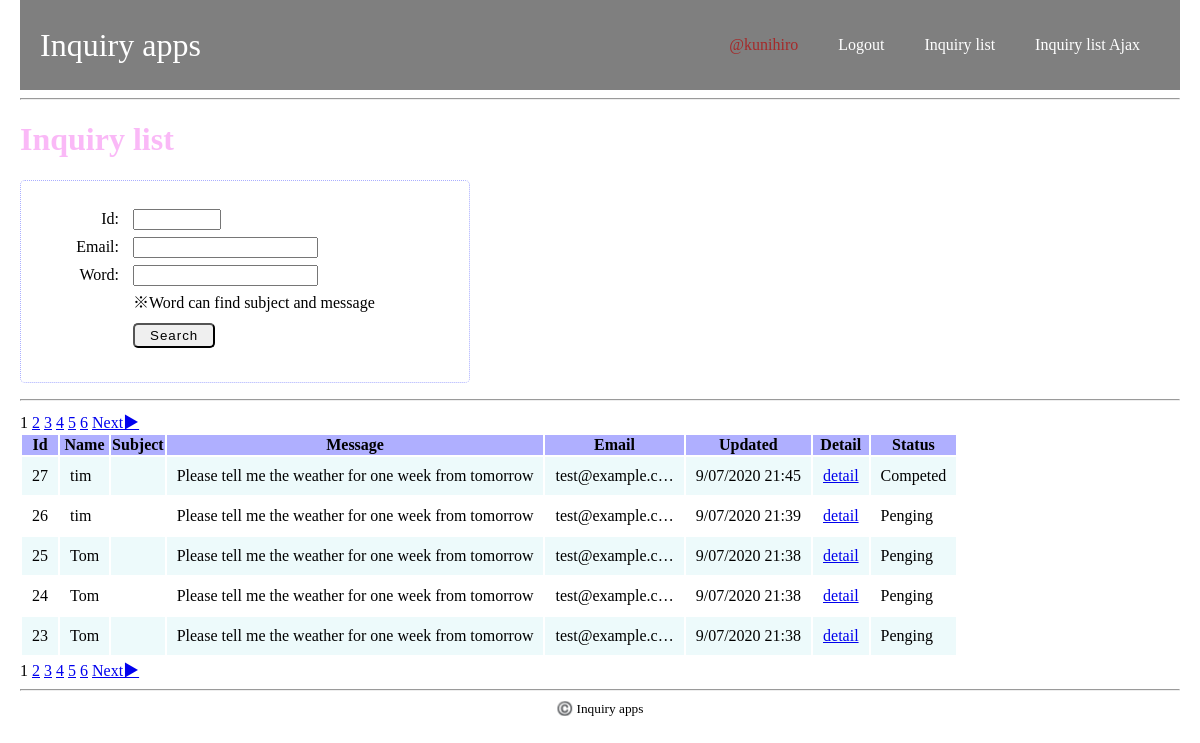
Screenshot of /inquiry/list/ (signed in) with the database file from the repository.
### inquiry_apps/models.py (models this page shows, shortened)
class Inquiry(models.Model):
    class Meta:
        db_table = 'inquiry'
    name = models.CharField(verbose_name='name',
                                max_length=255)
    subject = models.CharField(verbose_name='subject',
                                max_length=255)
    message = models.CharField(verbose_name='message',
                                max_length=500)
    email = models.EmailField(verbose_name='email')
    created_at = models.DateTimeField(verbose_name='created_at',
                                        auto_now_add=True)
    updated_at = models.DateTimeField(verbose_name='updated_at',
                                        auto_now_add=True)
    class InquiryStatus():
        Pending = 0
        Ignore = 1
        Completed = 2
    INQUIRY_STATUS_CHOICES = [
        (InquiryStatus.Pending, 'Pending'),
        (InquiryStatus.Ignore, 'Ignore'),
        (InquiryStatus.Completed, 'Completed'),
    ]
    inquiry_status = models.IntegerField(
        verbose_name='inquiry_status',
        choices=INQUIRY_STATUS_CHOICES,
        default=0
    )

### inquiry_apps/views.py (the view)
# urls.py: path('inquiry/list/', views.inquiry_list, name='inquiry_list'),
@login_required(login_url='/inquiry/login/')
@require_http_methods(['GET'])
def inquiry_list(request):
    qs = Inquiry.objects.order_by('-updated_at')
    form = InquiryFindForm(request.GET)
    if not form.is_valid():
        return render(request, 'inquiry_apps/inquiry_list.html', {'form': form})
    if form.is_valid():
        id_int = form.cleaned_data['id']
        email_str = form.cleaned_data['email']
        page_int = form.cleaned_data['page']
        word_str = form.cleaned_data['word']
    if email_str is not None:
        qs = qs.filter(email__contains=email_str)
    if id_int is not None:
        qs = qs.filter(id=id_int)
    if word_str is not None:
        qs = qs.filter(Q(subject__contains=word_str) |
                        Q(message__contains=word_str))
    next_page_href = _some_page_href(id_int, email_str, page_int+1, word_str)
    prev_page_href = _some_page_href(id_int, email_str, page_int-1, word_str)
    paginator = Paginator(qs, 5)
    try:
        inquiries_page = paginator.page(page_int)
    except EmptyPage:
        raise Http404('Page does not exist')
    context = {
        'form': form,
        'inquiries_page': inquiries_page,
        'search_email': email_str,
        'next_page_href': next_page_href,
        'prev_page_href': prev_page_href,
    }
    template = loader.get_template('inquiry_apps/inquiry_list.html')
    return HttpResponse(template.render(context, request))

### inquiry_apps/forms.py
class InquiryFindForm(forms.Form):
    id = forms.IntegerField(required=False,
                                min_value=1,
                                max_value=100000)
    email = forms.CharField(required=False,
                                max_length=255)
    page = forms.IntegerField(required=False,
                                max_value=10000,
                                min_value=1,)
    word = forms.CharField(required=False,
                            max_length=1000)
    def clean(self):
        cleaned_data = super().clean()
        return cleaned_data
    def clean_id(self):
        find_id = self.cleaned_data['id']
        return find_id
    def clean_email(self):
        email = self.cleaned_data['email']
        return email
    def clean_page(self):
        page =self.cleaned_data['page']
        if page == None:
            page = 1
        return page
    def clean_word(self):
        word = self.cleaned_data['word']
        return word

### inquiry_apps/views.py (called while the page is built)
def _some_page_href(id, email, current_page, word):
    params = []
    if id:
        params.append('id=%s' % urllib.parse.quote(str(id)))
    if email:
        params.append('email=%s' % urllib.parse.quote(email))
    if current_page:
        params.append('page=%s' % urllib.parse.quote(str(current_page)))
    if word:
        params.append('word=%s' % urllib.parse.quote(word))
    return '?' + '&'.join(params)

### inquiry_apps/templates/inquiry_apps/inquiry_list.html (shortened to what this page needs)
{% extends 'inquiry_apps/base.html' %}
{% block content %}
<h1>Inquiry list</h1>
<form method="get">
    <ul class="search_inquiry_form">
        <li>
            <label for="id">Id:</label>
            <span class="input_field">{{ form.id }}{{ form.id.errors }}</span>
        </li>
        <li>
            <label for="">Email:</label>
            <span class="input_field">{{ form.email }}{{ form.email.erros }}</span>
        </li>
        <li>
            <label for="">Word:</label>
            <span class="input_field">{{ form.word }}{{ form.word.erros }}</span>
        </li>
        <li>
            <span>※Word can find subject and message</span>
        </li>
        <li>
            <button type="submit" class="btn">Search</button>
        </li>
    </ul>
</form>
<hr>
{% for num in inquiries_page.paginator.page_range %}
{% if inquiries_page.number == num %}
<span>{{ num }}</span>
{% else %}
<a href="?email={{ search_email }}&page={{ num }}">{{ num }}</a>
{% endif %}
{% endfor %}
{% if inquiries_page.has_next %}
<a href="{{ next_page_href }}">Next▶︎</a>
{% endif %}
<table class="inquiry_list_table">
    <thead>
        <tr>
            <th>Id</th>
            <th>Name</th>
            <th>Subject</th>
            <th>Message</th>
            <th>Email</th>
            <th>Updated</th>
            <th>Detail</th>
            <th>Status</th>
        </tr>
    </thead>
    <tbody>
        {% for inquiry in inquiries_page %}
        <tr>
            <td>{{ inquiry.id }}</td>
            <td><div class="container"><span>Name</span><span>{{ inquiry.name|truncatechars:30 }}</span></div></td>
            <td><div class="container"><span>Subject</span></div></td>
            <td><div class="container"><span>Message</span><span>{{ inquiry.message|truncatechars:150 }}</span></div></td>
            <td><div class="container"><span>Email</span><span>{{ inquiry.email|truncatechars:15 }}</span></div></td>
            <td><div class="container"><span>Updated</span><span>{{ inquiry.updated_at|date:"j/m/Y H:i " }}</span></div></td>
            <td><div class="container"><span>Detail</span><span><a href="{% url 'inquiry_apps:comment_list' inquiry.id %}">detail</a></span></div></td>
            <td>
                <div class="container"><span>Status</span><span>
                {% if inquiry.inquiry_status == inquiry.InquiryStatus.Pending %}
                Penging
                {% elif inquiry.inquiry_status == inquiry.InquiryStatus.Ignore %}
                Ignore
                {% else %}
                Competed
                {% endif %}
                </span></div>
            </td>
        </tr>
        {% endfor %}
    </tbody>
</table>
{% for num in inquiries_page.paginator.page_range %}
{% if inquiries_page.number == num %}
<span>{{ num }}</span>
{% else %}
<a href="?email={{ search_email }}&page={{ num }}">{{ num }}</a>
{% endif %}
{% endfor %}
{% if inquiries_page.has_next %}
<a href="{{ next_page_href }}">Next▶︎</a>
{% endif %}
{% endblock %}

### inquiry_apps/templates/inquiry_apps/base.html (shortened to what this page needs)
{% load static %}
<!doctype html>
<html lang="ja">
<head>
    <link rel="stylesheet" href="{% static 'inquiry_apps/css/base.css' %}">
</head>
<body>
    <header class="header">
        <div class="header-bg">
            <div class="header-cat">
                <div class="header-logo">
                    <a href="/">Inquiry apps</a>
                </div>
                <nav class="header-navi">
                    <div class="header-navi-wrap">
                        <ul class="header-navi-list">
                            <li class="header-navi-item"><a href="{% url 'inquiry_apps:edit_profile' %}" style="color:brown;">@{{ user }}</a></li>
                            <li class="header-navi-item"><a href="{% url 'inquiry_apps:inquiry_logout' %}">Logout</a></li>
                            <li class="header-navi-item"><a href="{% url 'inquiry_apps:inquiry_list' %}">Inquiry list</a></li>
                            <li class="header-navi-item"><a href="{% url 'inquiry_apps:inquiry_list_ajax' %}">Inquiry list Ajax</a></li>
                        </ul>
                    </div>
                </nav>
            </div>
        </div>
    </header>
    <div class="content">
        <hr>
        {% block content %}
        {% endblock %}
    </div>
    <hr>
    <div class="footer">
        <small class="copy-right">©️ Inquiry apps</small>
    </div>
</body>
</html>

### inquiry_apps/static/inquiry_apps/css/base.css (style rules this page uses)
html { font-size: 16px; }
body { margin: 0 20px; }
ul, ol { list-style: none; }
h1 { color: rgba(241, 70, 233, 0.377); }
.header { width: 100%; left: 0; top: 0; z-index: 1000; background-color: rgb(000,000,000,.5); }
.header-bg { position: relative; z-index: 2; padding: 20px; flex-wrap: wrap; }
.header-logo a { font-family: cursive; display: block; text-decoration: none; font-size: 2rem; color: #fff; }
.header-cat { display: flex; flex-wrap: wrap; justify-content: space-between; align-items: center; }
.header-navi-list { display: flex; }
.header-navi a { text-decoration: none; padding-left: 20px; padding-right: 20px; font-size: 1rem; color: #fff; }
.search_inquiry_form { width: 400px; padding: 1.5em; border: 1px dotted #aaafff; border-radius: 5px; }
.search_inquiry_form li label { display: inline-block; width: 64px; margin: 5px 10px; text-align: right; }
.search_inquiry_form li button { margin: 10px 0; }
table tr td { padding: 10px; }
.inquiry_list_table thead, .comment_list_table thead { background: rgba(55, 55, 255, .4); }
.inquiry_list_table tr:nth-child(odd) td, .comment_list_table tr:nth-child(odd) td { background: rgba(161, 230, 233, 0.192); }
.btn { padding: 3px 15px; border-radius: 5px; letter-spacing: 1px; }
.footer { text-align: center; }

### rows the page displays
Inquiry: id "27", name "tim", message "Please tell me the weather for one week from tomorrow", email "test@example.c…", updated_at "9/07/2020 21:45", inquiry_status "Competed"
Inquiry: id "26", name "tim", message "Please tell me the weather for one week from tomorrow", email "test@example.c…", updated_at "9/07/2020 21:39", inquiry_status "Penging"
Inquiry: id "25", name "Tom", message "Please tell me the weather for one week from tomorrow", email "test@example.c…", updated_at "9/07/2020 21:38", inquiry_status "Penging"
Inquiry: id "24", name "Tom", message "Please tell me the weather for one week from tomorrow", email "test@example.c…", updated_at "9/07/2020 21:38", inquiry_status "Penging"
Inquiry: id "23", name "Tom", message "Please tell me the weather for one week from tomorrow", email "test@example.c…", updated_at "9/07/2020 21:38", inquiry_status "Penging"

### other values shown
{{ user }} "kunihiro"
{{ num }} "1"
{{ num }} "2" "3" "4" "5" "6"
